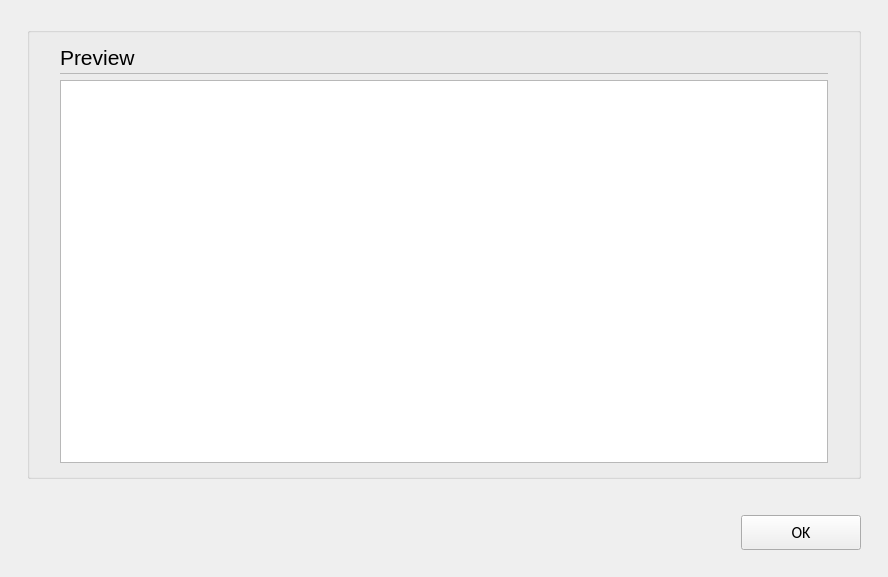
<?xml version="1.0" encoding="UTF-8"?>
<ui version="4.0">
 <class>C_SdNdeHalcChannelDpPreviewPopUp</class>
 <widget class="QWidget" name="C_SdNdeHalcChannelDpPreviewPopUp">
  <property name="geometry">
   <rect>
    <x>0</x>
    <y>0</y>
    <width>888</width>
    <height>577</height>
   </rect>
  </property>
  <property name="windowTitle">
   <string>C_SdNdeHalcChannelDpPreviewPopUp</string>
  </property>
  <layout class="QVBoxLayout" name="verticalLayout">
   <property name="leftMargin">
    <number>27</number>
   </property>
   <property name="topMargin">
    <number>27</number>
   </property>
   <property name="rightMargin">
    <number>27</number>
   </property>
   <property name="bottomMargin">
    <number>0</number>
   </property>
   <item>
    <widget class="stw::opensyde_gui_elements::C_OgeGbx" name="pc_GroupBoxGeneral_5">
     <property name="title">
      <string/>
     </property>
     <layout class="QVBoxLayout" name="verticalLayout_6">
      <property name="spacing">
       <number>0</number>
      </property>
      <property name="leftMargin">
       <number>30</number>
      </property>
      <property name="rightMargin">
       <number>30</number>
      </property>
      <property name="bottomMargin">
       <number>13</number>
      </property>
      <item>
       <layout class="QHBoxLayout" name="horizontalLayout_7" stretch="0,1">
        <property name="spacing">
         <number>6</number>
        </property>
        <item>
         <widget class="stw::opensyde_gui_elements::C_OgeLabHeadingGroupBold" name="pc_LabelHeadingPreview">
          <property name="minimumSize">
           <size>
            <width>0</width>
            <height>30</height>
           </size>
          </property>
          <property name="maximumSize">
           <size>
            <width>16777215</width>
            <height>30</height>
           </size>
          </property>
          <property name="font">
           <font>
            <family>Segoe UI</family>
            <pointsize>16</pointsize>
           </font>
          </property>
          <property name="text">
           <string>Preview</string>
          </property>
         </widget>
        </item>
        <item>
         <spacer name="horizontalSpacer_10">
          <property name="orientation">
           <enum>Qt::Horizontal</enum>
          </property>
          <property name="sizeHint" stdset="0">
           <size>
            <width>40</width>
            <height>1</height>
           </size>
          </property>
         </spacer>
        </item>
       </layout>
      </item>
      <item>
       <layout class="QHBoxLayout" name="horizontalLayout_20" stretch="0">
        <property name="spacing">
         <number>0</number>
        </property>
        <property name="topMargin">
         <number>1</number>
        </property>
        <property name="rightMargin">
         <number>0</number>
        </property>
        <property name="bottomMargin">
         <number>0</number>
        </property>
        <item>
         <widget class="stw::opensyde_gui_elements::C_OgeFraSeparator" name="pc_Frame_3">
          <property name="minimumSize">
           <size>
            <width>0</width>
            <height>1</height>
           </size>
          </property>
          <property name="maximumSize">
           <size>
            <width>16777215</width>
            <height>1</height>
           </size>
          </property>
          <property name="frameShape">
           <enum>QFrame::StyledPanel</enum>
          </property>
          <property name="frameShadow">
           <enum>QFrame::Raised</enum>
          </property>
         </widget>
        </item>
       </layout>
      </item>
      <item>
       <spacer name="verticalSpacer_6">
        <property name="orientation">
         <enum>Qt::Vertical</enum>
        </property>
        <property name="sizeType">
         <enum>QSizePolicy::Fixed</enum>
        </property>
        <property name="sizeHint" stdset="0">
         <size>
          <width>6</width>
          <height>6</height>
         </size>
        </property>
       </spacer>
      </item>
      <item>
       <widget class="stw::opensyde_gui_elements::C_OgeTedPropertiesComment" name="pc_TextEditContent"/>
      </item>
     </layout>
    </widget>
   </item>
   <item>
    <spacer name="pc_VerticalSpacerButtonsObove">
     <property name="orientation">
      <enum>Qt::Vertical</enum>
     </property>
     <property name="sizeType">
      <enum>QSizePolicy::Fixed</enum>
     </property>
     <property name="sizeHint" stdset="0">
      <size>
       <width>20</width>
       <height>30</height>
      </size>
     </property>
    </spacer>
   </item>
   <item>
    <layout class="QHBoxLayout" name="horizontalLayout_22">
     <item>
      <spacer name="horizontalSpacer_9">
       <property name="orientation">
        <enum>Qt::Horizontal</enum>
       </property>
       <property name="sizeHint" stdset="0">
        <size>
         <width>40</width>
         <height>20</height>
        </size>
       </property>
      </spacer>
     </item>
     <item>
      <widget class="stw::opensyde_gui_elements::C_OgePubDialog" name="pc_PushButtonOk">
       <property name="minimumSize">
        <size>
         <width>120</width>
         <height>35</height>
        </size>
       </property>
       <property name="maximumSize">
        <size>
         <width>120</width>
         <height>35</height>
        </size>
       </property>
       <property name="font">
        <font>
         <family>Calibri</family>
         <pointsize>12</pointsize>
        </font>
       </property>
       <property name="text">
        <string>OK</string>
       </property>
      </widget>
     </item>
    </layout>
   </item>
   <item>
    <spacer name="verticalSpacer_7">
     <property name="orientation">
      <enum>Qt::Vertical</enum>
     </property>
     <property name="sizeType">
      <enum>QSizePolicy::Fixed</enum>
     </property>
     <property name="sizeHint" stdset="0">
      <size>
       <width>20</width>
       <height>27</height>
      </size>
     </property>
    </spacer>
   </item>
  </layout>
 </widget>
 <customwidgets>
  <customwidget>
   <class>stw::opensyde_gui_elements::C_OgeLabHeadingGroupBold</class>
   <extends>QLabel</extends>
   <header>C_OgeLabHeadingGroupBold.hpp</header>
  </customwidget>
  <customwidget>
   <class>stw::opensyde_gui_elements::C_OgeFraSeparator</class>
   <extends>QFrame</extends>
   <header>C_OgeFraSeparator.hpp</header>
   <container>1</container>
  </customwidget>
  <customwidget>
   <class>stw::opensyde_gui_elements::C_OgeTedPropertiesComment</class>
   <extends>QTextEdit</extends>
   <header>C_OgeTedPropertiesComment.hpp</header>
  </customwidget>
  <customwidget>
   <class>stw::opensyde_gui_elements::C_OgePubDialog</class>
   <extends>QPushButton</extends>
   <header>C_OgePubDialog.hpp</header>
  </customwidget>
  <customwidget>
   <class>stw::opensyde_gui_elements::C_OgeGbx</class>
   <extends>QGroupBox</extends>
   <header>C_OgeGbx.hpp</header>
   <container>1</container>
  </customwidget>
 </customwidgets>
 <resources/>
 <connections/>
</ui>
